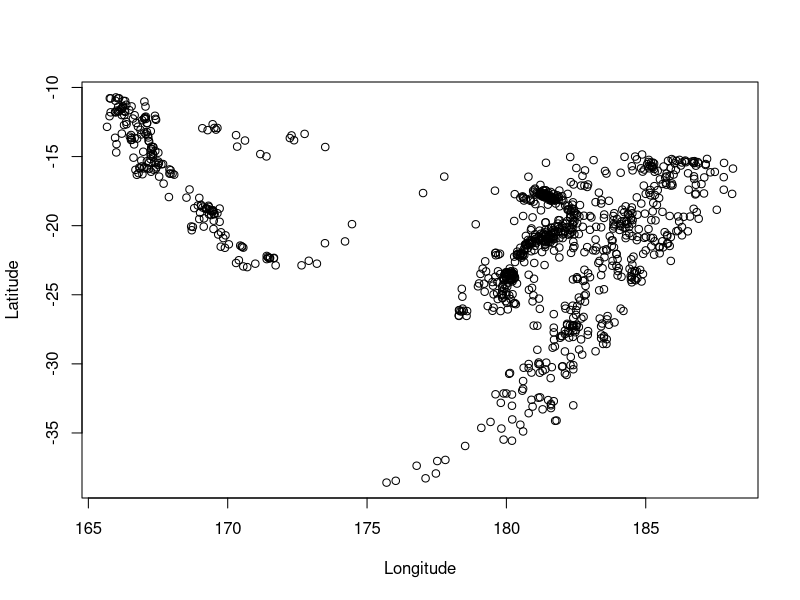

The R source for this figure:
#Get first 5 rows of preloaded chickwts dataset and view all columns
chickwts[1:5,]
chickwts$weight
chickwts$feed

#View the quakes dataset and make a plot
quakes[1:5,]
plot(quakes$long, quakes$lat, xlab = "Longitude", ylab = "Latitude")

#Create an array for a single variable
xdata <- c(2, 4.4, 3, 3, 2, 2.2, 2, 4)

#Calculate the mean and median of the data
x.bar <- mean(xdata)
m.bar <- median(xdata)
xtab <- table(xdata) # Used to get the mode
min(xdata)
max(xdata)
range(xdata)

#For mode run the max function for the table to get max frequency
max(xtab)
d.bar <- xtab[xtab==max(xtab)] # Return mode

#Now compute some statistics for the example datasets
mean(chickwts$weight)
median(chickwts$weight)
Qtab <- table(quakes$mag)
Qtab[Qtab==max(Qtab)]

#Handle missing data in statistical functions
mean(c(1, 4, NA), na.rm = TRUE)
mean(c(1, 4, NaN), na.rm = TRUE)

#Calculate a statstic per a given level in a factor
tapply(chickwts$weight, INDEX = chickwts$feed, FUN = mean)

#Get the frequencies of a given categorical variable
table(chickwts$feed)
table(chickwts$feed)/nrow(chickwts)
sum(chickwts$feed == "soybean") / nrow(chickwts)
mean(chickwts$feed == "soybean")
mean(chickwts$feed == "soybean" | chickwts$feed == "horsebean")

#Get the proportion of chicks on each diet
tapply(chickwts$weight, INDEX = chickwts$feed, FUN = function(x) length(x)/nrow(chickwts))

#Round proportions to a number of digits
round(table(chickwts$feed)/nrow(chickwts), digits = 3)
